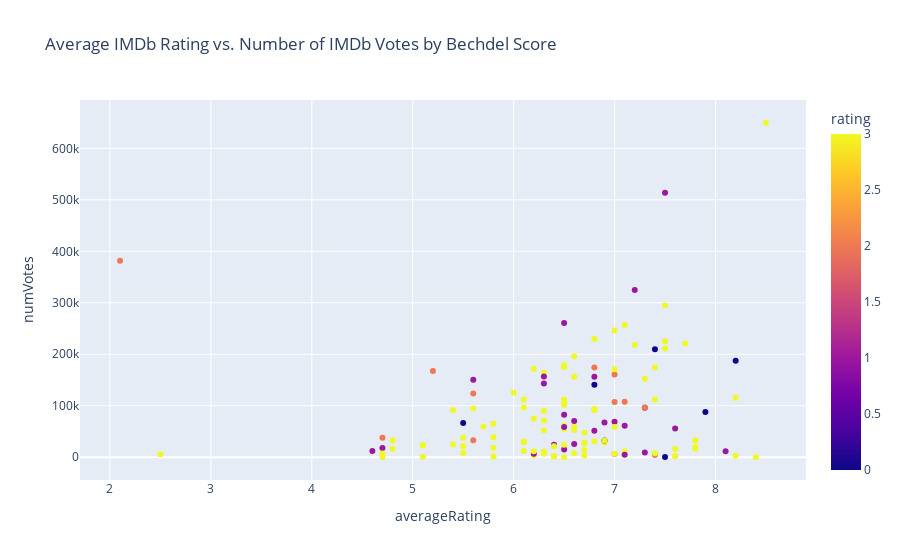

This figure's notebook cell:
### Code cell
# highlight movie titles
highlight_titles = ["Inception", "Iron Man", "The Prestige", "The Thing"]

# Filter für diese Filme
highlight_df = df[df['primaryTitle'].isin(highlight_titles)]

# Scatterplot inkl. Textbeschriftung
fig = px.scatter(
    df,
    x='averageRating',
    y='numVotes',
    color='rating',
    hover_name='primaryTitle',
    hover_data=['year', 'genres'],
    title='Average IMDb Rating vs. Number of IMDb Votes by Bechdel Score'
)

# 
fig.add_scatter(
    x=highlight_df['averageRating'],
    y=highlight_df['numVotes'],
    mode='text',
    text=highlight_df['primaryTitle'],
    textposition='top center',
    showlegend=False
)

fig.show()

### Figure 1 — Plotly figure (JSON) as saved in the notebook; plotly's stock layout.template omitted (floating-point values rounded to 4 significant figures; data arrays with more than 128 entries replaced by an {"elided": "..."} marker saying what was removed)
{"data": [{"customdata": {"elided": "132x2 mixed values"}, "hovertemplate": "<b>%{hovertext}</b><br><br>averageRating=%{x}<br>numVotes=%{y}<br>year=%{customdata[0]}<br>genres=%{customdata[1]}<br>rating=%{marker.color}<extra></extra>", "hovertext": {"elided": "132 str values"}, "legendgroup": "", "marker": {"color": {"elided": "132 int values"}, "coloraxis": "coloraxis", "symbol": "circle"}, "mode": "markers", "name": "", "orientation": "v", "showlegend": false, "type": "scatter", "x": {"elided": "132 float values"}, "xaxis": "x", "y": {"elided": "132 float values"}, "yaxis": "y"}, {"mode": "text", "showlegend": false, "text": [], "textposition": "top center", "type": "scatter", "x": [], "y": []}], "layout": {"coloraxis": {"colorbar": {"title": {"text": "rating"}}, "colorscale": [[0, "#0d0887"], [0.1111, "#46039f"], [0.2222, "#7201a8"], [0.3333, "#9c179e"], [0.4444, "#bd3786"], [0.5556, "#d8576b"], [0.6667, "#ed7953"], [0.7778, "#fb9f3a"], [0.8889, "#fdca26"], [1, "#f0f921"]]}, "legend": {"tracegroupgap": 0}, "title": {"text": "Average IMDb Rating vs. Number of IMDb Votes by Bechdel Score"}, "xaxis": {"anchor": "y", "domain": [0, 1], "title": {"text": "averageRating"}}, "yaxis": {"anchor": "x", "domain": [0, 1], "title": {"text": "numVotes"}}}}
